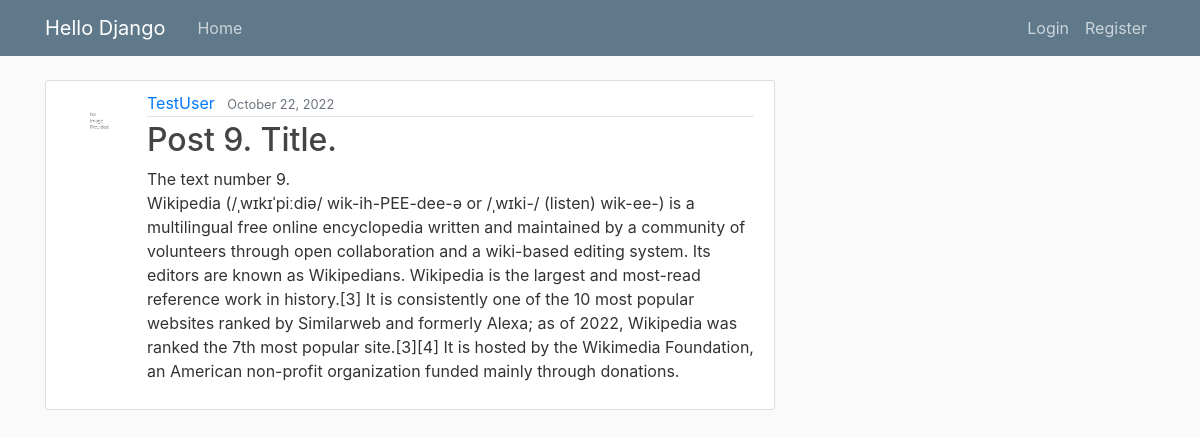
The page /post/35/ on the database its author committed.
### hello_app/models.py (models this page shows, shortened)
class Post(models.Model):
    title = models.CharField(max_length=100)
    content = models.TextField()
    date_posted = models.DateTimeField(default=timezone.now)
    author = models.ForeignKey(User, on_delete=models.CASCADE)

### users_app/models.py (models this page shows, shortened)
class Profile(models.Model):
    user = models.OneToOneField(User, on_delete=models.CASCADE)
    image = models.ImageField(default='default.jpg', upload_to='profile_images')

### hello_app/views.py (the view)
# urls.py: path('post/<int:pk>/', PostDetailView.as_view(), name='post-detail'),
class PostDetailView(DetailView):
    model = Post

### hello_app/templates/hello_app/post_detail.html (shortened to what this page needs)
{% extends "hello_app/base.html" %}
{% block content %}
    <article class="media content-section">
        <img class="rounded-circle article-img" src="{{ object.author.profile.image.url }}">
        <div class="media-body">
        <div class="article-metadata">
          <a class="mr-2" href="{% url 'author-posts' object.author.username %}">{{ object.author }}</a>
          <small class="text-muted">{{ object.date_posted|date:"F d, Y"}}</small>
        </div>
        <h2 class="article-title">{{ object.title }}</h2>
        <p class="article-content">{{ object.content }}</p>
        </div>
    </article>
{% endblock content %}

### hello_app/static/hello_app/main.css (style rules this page uses)
body { background: #fafafa; color: #333333; margin-top: 5rem; }
h1, h2, h3, h4, h5, h6 { color: #444444; }
.content-section { background: #ffffff; padding: 10px 20px; border: 1px solid #dddddd; border-radius: 3px; margin-bottom: 20px; }
.article-title { color: #444444; }
.article-content { white-space: pre-line; }
.article-img { height: 65px; width: 65px; margin-right: 16px; }
.article-metadata { padding-bottom: 1px; margin-bottom: 4px; border-bottom: 1px solid #e3e3e3 }

### rows shown on the page
Post: author.profile.image (placeholder picture), author "TestUser", date_posted "October 22, 2022", title "Post 9. Title.", content "The text number 9. Wikipedia (/ˌwɪkɪˈpiːdiə/ wik-ih-PEE-dee-ə or /ˌwɪki-/ (listen) wik-ee-) is a multilingual free online encyclopedia written and maintained by a community of volunteers through open collaboration and a wiki-based editing system. Its editors are known as Wikipedians. Wikipedia is the largest and most-read reference work in history.[3] It is consistently one of the 10 most popular websites ranked by Similarweb and formerly Alexa; as of 2022, Wikipedia was ranked the 7th most popular site.[3][4] It is hosted by the Wikimedia Foundation, an American non-profit organization funded mainly through donations."
